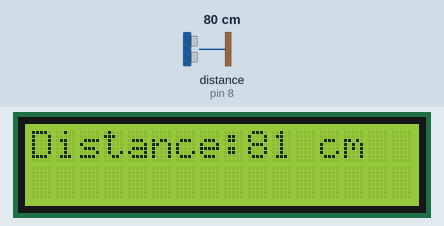
Simulated run of this sketch. Board: Arduino Uno, built with avr-gcc and run on an emulated ATmega328P. On the bench: 16×2 character LCD. The inputs (shaded band) are chosen by the test bench; at power-on: distance to the obstacle (sensor on pin 8) 80 cm. The echo pulse lasts 58.3 µs per cm.

Above: at 1.2 s.
1.3 s: distance to the obstacle (sensor on pin 8) set to 2 cm
At 2.4 s:
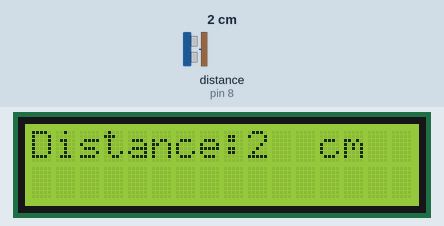
7.3 s: distance to the obstacle (sensor on pin 8) set to 4 cm
At 8.8 s:
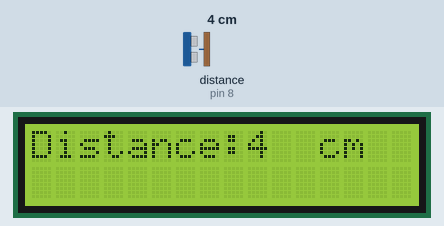
11.5 s: distance to the obstacle (sensor on pin 8) set to 9 cm
At 13.4 s:
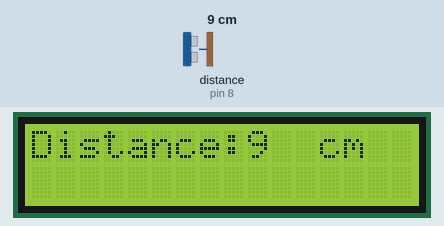
Timing chart, 0 to 14.9 s (numbered marks = the images above; inputs shaded):
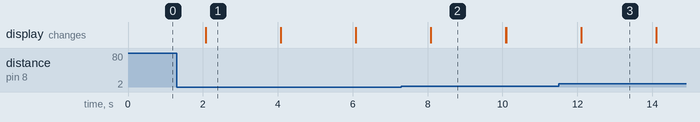

The sketch:

3.ino
```cpp
#include <LiquidCrystal.h>
#include <NewPing.h>
#define ECHO_PIN 8
#define TRIGGER_PIN 9
#define MAX_DISTANCE 200
NewPing sonar(TRIGGER_PIN, ECHO_PIN, MAX_DISTANCE);
LiquidCrystal lcd(12, 11, 5, 4, 3, 2);

void setup()
{
 lcd.begin(16, 2);
}

void loop()
{
  int x=sonar.ping_cm();//x is the distance in cm.
  lcd.print("Distance: ");
  lcd.setCursor(9, 0);//cursor goes to 1st line, 10 column.
  lcd.print(x);
  lcd.setCursor(12, 0);//cursor goes to 1st line, 14 column.
  lcd.print("cm");
  delay(2000);
  lcd.clear();
}
```

Measured:
- after the input at 1.3 s, the display: first differs from a run without the input after 0.78 s (image 1)
- after the input at 7.3 s, the display: first differs from a run without the input after 0.79 s (image 2)
- after the input at 11.5 s, the display: first differs from a run without the input after 0.60 s (image 3)
- what the display in image 1 shows lasts 2.0 s, from 2.1 s to 4.1 s
